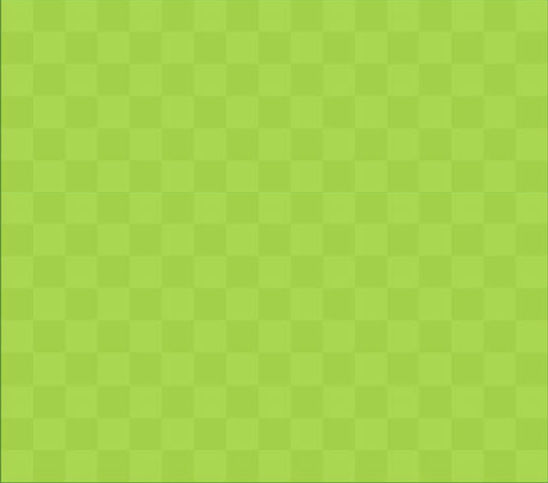
#> input picture snake_task/background.jpg, 548 x 483 px, found by its file name
$ python task_snake_updated.py
#> lines starting #> are read from the running program, lines starting #| are printed output that depends on the picture; after the words box and inside, x2 and y2 are one past the last pixel; in counts of white or black regions, pixels touching at a corner belong together
import numpy as np
import cv2
import random

fontFace = cv2.FONT_HERSHEY_DUPLEX
height, width = 400, 400
size = 20
speed = size
score = 0


background = cv2.imread('/Users/anastasiaborisova/background.jpg')
#> background is the input picture: shape (483, 548, 3); mean B, G, R 77.6, 211.4, 165.4
background = cv2.resize(background, (width, height))
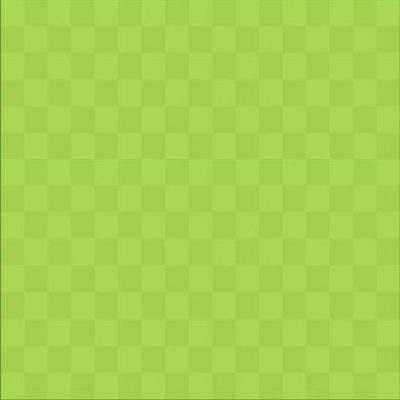
#> background: shape (400, 400, 3); mean B, G, R 77.5, 211.3, 165.3

apple = cv2.imread('/Users/anastasiaborisova/apple_nobg.png', cv2.IMREAD_UNCHANGED)
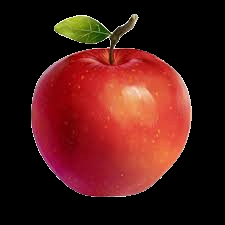
#> input picture snake_task/apple_nobg.png, 225 x 225 px, found by its file name
#> apple is the input picture: shape (225, 225, 4); mean B, G, R, A 22.3, 25.8, 75.4, 100.6
apple = cv2.resize(apple, (size, size))
#> apple: shape (20, 20, 4)

# обработка альфа-канала(мы его достаем и нормируем относиельно цвета)
if apple.shape[2] == 4:
    bgr = apple[:, :, :3]
    alpha = apple[:, :, 3]
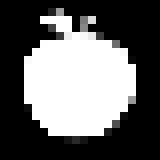
#> alpha: shape (20, 20) (shown 8 times larger); min 0, max 255, mean 100.1
    alpha_mask = alpha / 256.0
else:
    bgr = apple
    alpha_mask = np.ones((size, size), dtype=np.float32)

snake = [(100, 100), (80, 100), (60, 100)]
direction = (speed, 0)
food = (random.randint(0, (width // size) - 1) * size, random.randint(0, (height // size) - 1) * size)

#рисую змейку, яблоко и наложение на него альфа-маски
def draw_objects(field):
    head = snake[0]
    cv2.circle(field, (head[0] + size // 2, head[1] + size // 2), size // 2, (255, 255, 0), thickness=-1)
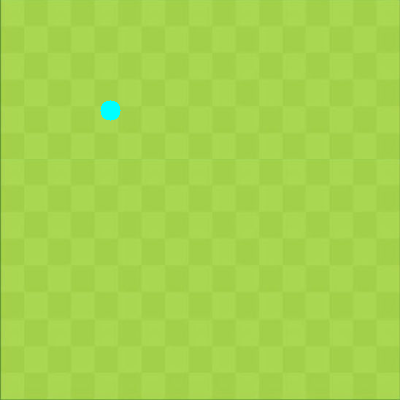
#> field: shape (400, 400, 3); 0.2% of pixels changed, all inside (x1, y1, x2, y2) = (100, 100, 121, 121)

    for idx, segment in enumerate(snake[1:], start=0):
        reduction_factor = 1 - (idx / len(snake) * 0.2)
        segment_size = int(size * reduction_factor)
        if segment_size < 5:
            segment_size = 5

        x, y = segment
        offset = (size - segment_size) // 2

        cv2.rectangle(field,
                      (x , y),
                      (x + offset + segment_size, y + segment_size),
                      (256, 0, 0), thickness=-1)
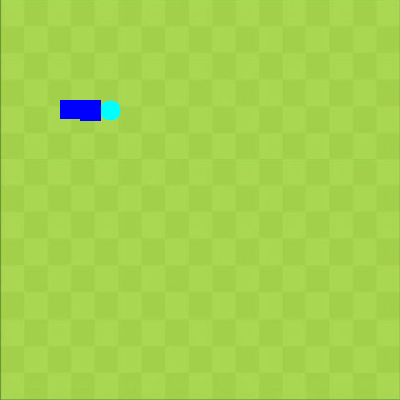
#> field: shape (400, 400, 3); 0.51% of pixels changed, all inside (x1, y1, x2, y2) = (60, 100, 101, 121)

    x, y = food
    for i in range(size):
        for j in range(size):
            if 0 <= y + i < height and 0 <= x + j < width:
                for c in range(3):
                    field[y + i, x + j, c] = alpha_mask[i, j] * bgr[i, j, c] + (1 - alpha_mask[i, j]) * field[
                        y + i, x + j, c]
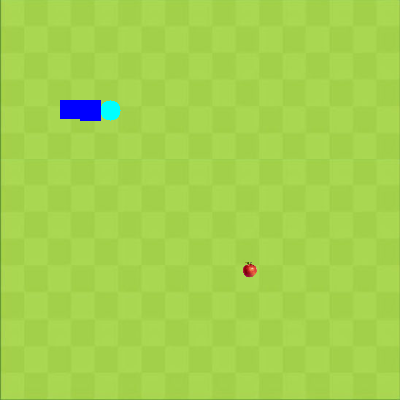
#> field: shape (400, 400, 3); 0.11% of pixels changed, all inside (x1, y1, x2, y2) = (243, 261, 257, 278)


#движение змейки, проверка граничного случая, когда она выходит за экран и когда ест яблоко
def move_snake():
    global food, score
    new_head = (snake[0][0] + direction[0], snake[0][1] + direction[1])

    if new_head[0] < 0:
        new_head = (width - size, new_head[1])
    elif new_head[0] >= width:
        new_head = (0, new_head[1])
    elif new_head[1] < 0:
        new_head = (new_head[0], height - size)
    elif new_head[1] >= height:
        new_head = (new_head[0], 0)

    snake.insert(0, new_head)


    if snake[0] == food:
        score += 1
        food = (random.randint(0, (width // size) - 1) * size,
                random.randint(0, (height // size) - 1) * size)
    else:
        snake.pop()

def check_snake():
    head = snake[0]
    if head in snake[1:]:
        return True
    return False

cv2.namedWindow('Snake')

#Основной игровой цикл (q - выход из игры, управление клавишами w,a,s,d на английской раскладке)
while True:
    field = background.copy()
    draw_objects(field)

    cv2.putText(field, "Snake game", (width // 4, 50), fontFace, 1, (255, 255, 255), 2)
    cv2.putText(field, f"Score: {score}", (width - 150, height - 20), fontFace, 0.8, (255, 255, 255), 2)
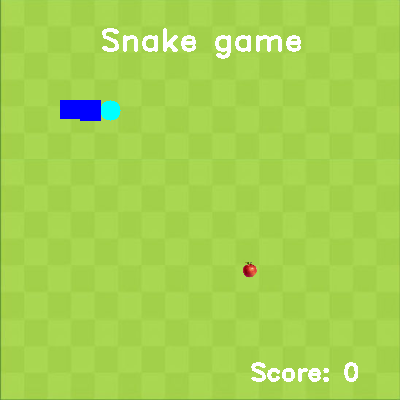
#> field: shape (400, 400, 3); mean B, G, R 81.6, 210.9, 165.6

    cv2.imshow('Snake', field)

    key = cv2.waitKey(200)
#> (key q is pressed here)

    if key == ord('w') and direction != (0, speed):
        direction = (0, -speed)
    elif key == ord('s') and direction != (0, -speed):
        direction = (0, speed)
    elif key == ord('a') and direction != (speed, 0):
        direction = (-speed, 0)
    elif key == ord('d') and direction != (-speed, 0):
        direction = (speed, 0)

    move_snake()

    if check_snake():
        img = np.zeros((400, 400))
        cv2.putText(img, "Game over!", (width // 4, 100), fontFace, 1, (255, 255 , 0), 2)
        cv2.imshow("Window", img)
        cv2.waitKey(0)
        cv2.destroyWindow("Window")
        print("Game over!")
        break

    if key == ord('q'):
        break

cv2.destroyAllWindows()
